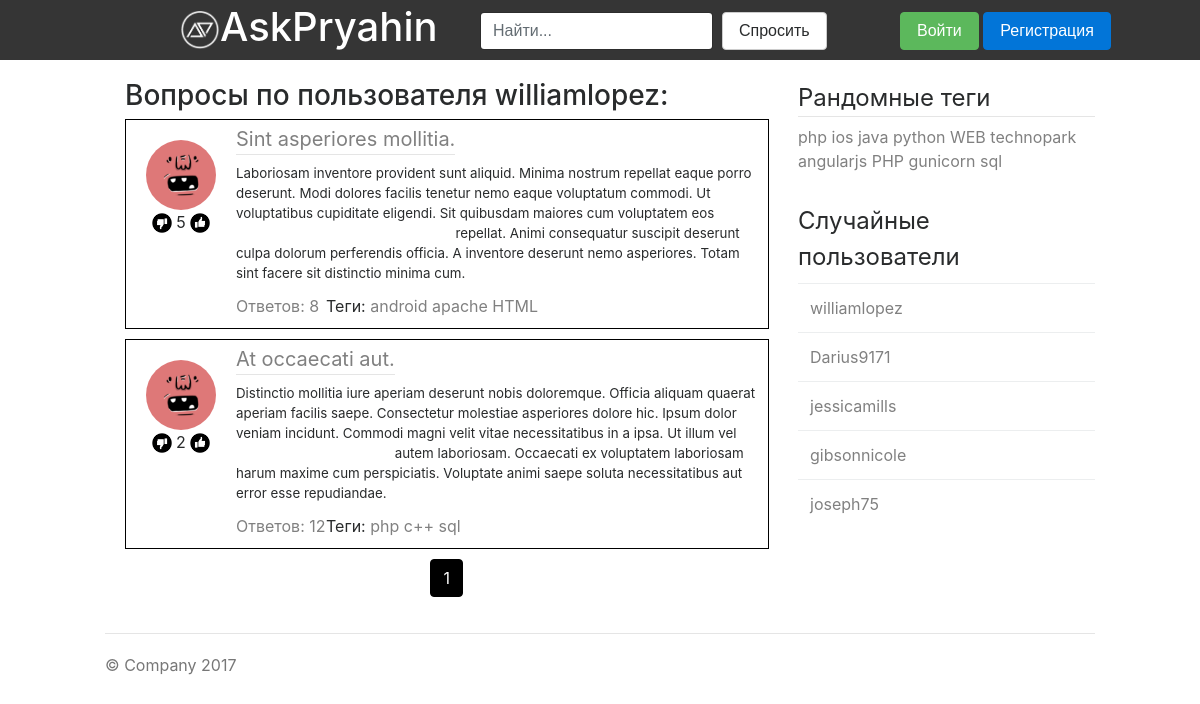
Page /user/williamlopez on the committed database.
### askapp/models.py (models this page shows, shortened)
class Question(models.Model):
    class Meta:
        verbose_name = u'Вопрос'
        verbose_name_plural = u'Вопросы'
    author =  models.ForeignKey(User, verbose_name=u'Пользователь')
    title = models.CharField(max_length = 100, verbose_name=u'Заголовок')
    text = models.TextField(verbose_name=u'Текст')
    rating = models.IntegerField(default = 0, verbose_name=u'Рейтинг')
    count_answers = models.IntegerField(default = 0, verbose_name=u'Количество ответов')
    tags = models.ManyToManyField(Tag, verbose_name=u'Тег')
    isVote = models.BooleanField(default = True, verbose_name=u'Голосование')
    date = models.DateTimeField(default = timezone.now, verbose_name=u'Дата создания')
    objects = QuestionManager()

class Profile(models.Model):
    class Meta:
        verbose_name=u'Профиль'
        verbose_name_plural=u'Профили'
    user = models.OneToOneField(User, verbose_name=u'Пользователь')
    avatar = models.ImageField(upload_to='avatars')
    objects = ProfileManager()

class Tag(models.Model):
    class Meta:
        verbose_name = u'Тег'
        verbose_name_plural = u'Теги'
    text = models.CharField(max_length=15, verbose_name='Tag')
    def __str__(self):
        return self.text

### askapp/views.py (the view)
# urls.py: url(r'^user/(?P<user>\S+)/?$', views.questions_by_user, name='questions_by_user'),
def questions_by_user(request, user, page='1'):
    user_ = get_object_or_404(User, username=user)
    user_questions = Question.objects.byUser(user)
    questions = pagination(request, user_questions, 20, page)
    questions.paginator.baseurl = "/user/" + user + "/"
    return render(request, 'question_by_user.html', {'user': user, 'questions': questions, 'tags': randomTags(Tag), 'users': randomUsers(User)})

### askapp/func.py (called while the page is built)
def pagination(request, data, count, page):
    paginator = Paginator(data, count)
    get = request.GET.get('page')
    if get:
        page = int(get)
    try:
        paginator_datas_list = paginator.page(int(page))
    except PageNotAnInteger:
        data_list = paginator.page(1)
    except EmptyPage:
        paginator_datas_list = paginator.page(paginator.num_pages)
    return paginator_datas_list

def randomTags(Tag):
    tags = []
    for i in range(Tag.objects.count()):
        tags.append(str(Tag.objects.get(id=i + 1)))
    np.random.shuffle(tags)
    return tags[:10]

def randomUsers(User):
    users = []
    for i in range(User.objects.count()):
        users.append(str(User.objects.get(id=i + 1)))
    np.random.shuffle(users)
    return users[:5]

### askapp/models.py (called while the page is built)
    def byUser(self, user_name):
        return self.filter(author__username__iexact = user_name)

### templates/question_by_user.html (shortened to what this page needs)
{% extends "base.html"%}
{% block content %}
{% load static %}
<h3>Вопросы по пользователя {{ user }}:</h3>
{% for question in questions %}
            <div class="question">
               <div class="question-avatar">
                  <img src="{{ question.author.profile.avatar.url }}" class="rounded-circle question-avatar-img">
               </div>
               <div class="question-like">
                  <a href="#"><img src="{% static 'img/black-dislike.png' %}" class="page-like-img"></a>
                  {{ question.rating }}
                  <a href="#"><img src="{% static 'img/like-black.png' %}" class="page-like-img"></a>
               </div>
               <div class="question-title bot">
                  <a href="{% url 'question' question.id %}">{{ question.title }}</a>
               </div>
               <div class="question-preview">{{ question.text }}</div>
               <div class="question-answers"><a href="{% url 'question' question.id %}">Ответов: {{ question.count_answers }}</a></div>
               <div class="question-tags">Теги:
               {% for tag in question.tags.all %}
                  <a href="{% url 'questions_by_tag' tag %}"> {{ tag }} </a>
               {% endfor %}
               </div>
            </div>
{% endfor %}
{% include "paginator.html" %}
{% endblock %}

### templates/base.html (shortened to what this page needs)
{% load static %}
<!DOCTYPE html>
<html>
   <head>
      <link rel="stylesheet" type="text/css" href="{% static 'bootstrap-4.0.0-alpha.6-dist/css/bootstrap.min.css' %}">
      <link rel="stylesheet" type="text/css" href="{% static 'css/style.css' %}" />
   </head>
   <body>
      <div class="header">
         <div class="logo">
            <a href="{% url 'index' %}">
               <img src="{% static 'img/ap_logo.png' %}" class="logo-img d-inline-block">
               <h1 class="logo-title">AskPryahin</h1>
            </a>
         </div>
         <div class="search">
            <form class="form-inline" action="/search">
               <input type="text" class="form-control" name="q" placeholder="Найти...">
               &nbsp;&nbsp;<button type="button" class="btn btn-secondary" onClick='location.href="{% url 'ask' %}"'>Спросить</button>
            </form>
         </div>
         <div class="user">
         {% if request.user.is_authenticated %}
            <img src="{{ request.user.profile.avatar.url }}" class="rounded-circle header-avatar">
            <div class="user-block">
               <div class="user-name">{{ request.user.username }}</div>
               <div class="user-options">
                  <a href="{% url 'settings' %}">Настройки</a>
                  <a href="{% url 'logout' %}?continue={{ request.path }}">Выйти</a>
               </div>
            </div>
         {% else %}
            <div class="form-actions">
               <button type="submit" class="btn btn-success" onClick='location.href="{% url 'login' %}?continue={{ request.path }}"'>Войти</button>
               <button type="button" class="btn btn-primary" onClick='location.href="{% url 'signup' %}"'>Регистрация</button>
            </div>
         {% endif %}
         </div>
      </div>
      <div class="content">
         <div class="left">
            {% block content %}{% endblock %}
         </div>
         <div class="right">
            <div class="tags">
               <fieldset>
                  <legend class="bot">Рандомные теги</legend>
                  {% for tag in tags %}
                     <a href="{% url 'questions_by_tag' tag %}">{{ tag }}</a>
                  {% endfor %}
               </fieldset>
            </div>
            <div class="best-members">
               <legend>Случайные пользователи</legend>
               <table class="table">
                  <tbody>
                  {% for user in users %}
                     <tr><td><a href="{% url 'questions_by_user' user %}">{{ user }}</a></td></tr>
                  {% endfor %}
                  </tbody>
               </table>
            </div>
         </div>
         <div class="clearfix"></div>
      </div>
      <div class="footer">
         <p>© Company 2017</p>
      </div>
   </body>
</html>

### static/css/style.css (style rules this page uses)
a { color: grey; }
button { cursor: pointer }
.header { background: #353535; width: 100%; height: 60px; min-width: 990px; }
.logo { display: inline-block; vertical-align: middle; margin-left: 15%; margin-top: 10px; color: White; }
.logo a { color: White; text-decoration: none; }
.logo-img { width: 40px; height: 40px; }
.logo-title { margin-top: -45px; margin-left: 40px; }
.search { margin-left: 40%; margin-top: -45px; }
.user { margin-left: 75%; margin-top: -38px; }
.bot { border-bottom: 1px solid #e5e5e5 }
.content, .footer { min-width: 990px; width: 70%; margin: auto; margin-top: 20px; }
.left { width: 65%; margin-left: 20px; float: left; }
.right { width: 30%; margin-left: auto; float: right; }
.best-members { margin-top: 30px; }
.footer { padding-top: 19px; color: #777; border-top: 1px solid #e5e5e5; }
.question { padding: 10px; padding-left: 0px; width: 100%; border: 1px solid #000; min-height: 125px; }
.question-avatar { height: 70px; width: 70px; margin: 10px 15px 0px 20px; }
.question-avatar-img { height: 100%; width: 100%; }
.question-like { width: 110px; margin-left: 0px; text-align: center; }
.question { margin-bottom: 10px; }
.question-title { font-size: 15pt; margin-top: -110px; margin-left: 110px; float: left; }
.question-title a { text-decoration: none; }
.question-preview { font-size: 10pt; margin-left: 110px; margin-top: -70px; }
.question-answers { margin-top: 10px; margin-left: 110px; }
.question-tags { margin-left: 200px; margin-top: -24px; }
.page-like-img { width: 20px; height: 20px; }

### rows in the picture
Question: author.profile.avatar (picture), rating "5", title "Sint asperiores mollitia.", text "Laboriosam inventore provident sunt aliquid. Minima nostrum repellat eaque porro deserunt. Modi dolores facilis tenetur nemo eaque voluptatum commodi. Ut voluptatibus cupiditate eligendi. Sit quibusdam maiores cum voluptatem eos repellat. Animi consequatur suscipit deserunt culpa dolorum perferendis officia. A inventore deserunt nemo asperiores. Totam sint facere sit distinctio minima cum.", count_answers "8"
Tag: text "android"
Tag: text "apache"
Tag: text "HTML"
Question: author.profile.avatar (picture), rating "2", title "At occaecati aut.", text "Distinctio mollitia iure aperiam deserunt nobis doloremque. Officia aliquam quaerat aperiam facilis saepe. Consectetur molestiae asperiores dolore hic. Ipsum dolor veniam incidunt. Commodi magni velit vitae necessitatibus in a ipsa. Ut illum vel autem laboriosam. Occaecati ex voluptatem laboriosam harum maxime cum perspiciatis. Voluptate animi saepe soluta necessitatibus aut error esse repudiandae.", count_answers "12"
Tag: text "php", tags "php"
Tag: text "c++"
Tag: text "sql", tags "sql"
Tag: tags "ios"
Tag: tags "java"
Tag: tags "python"
Tag: tags "WEB"
Tag: tags "technopark"
Tag: tags "angularjs"
Tag: tags "PHP"
Tag: tags "gunicorn"

### other values in the picture
{{ user }} "williamlopez"
{{ i }} "1"
{{ user }} "williamlopez" "Darius9171" "jessicamills" "gibsonnicole" "joseph75"
